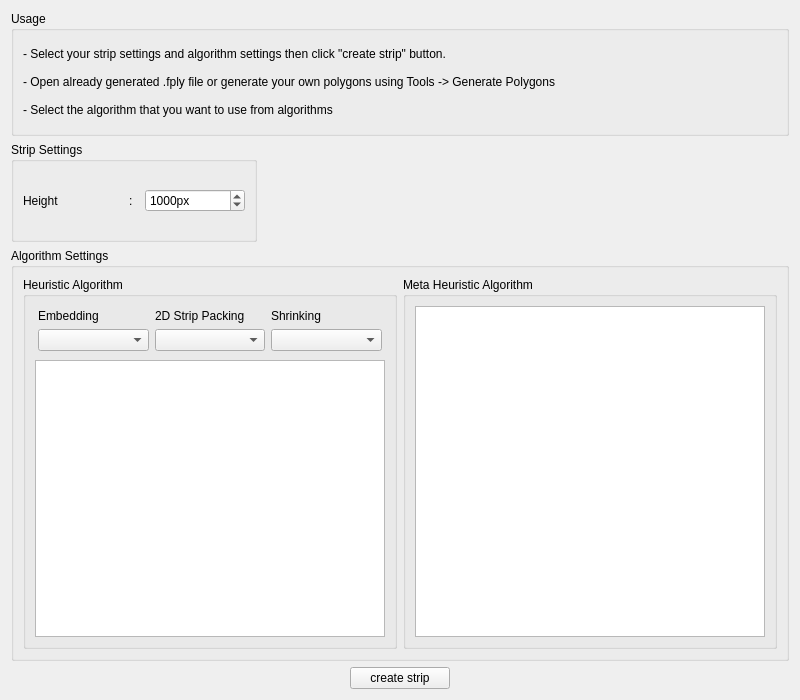
<?xml version="1.0" encoding="UTF-8"?>
<ui version="4.0">
 <class>Settings</class>
 <widget class="QWidget" name="Settings">
  <property name="geometry">
   <rect>
    <x>0</x>
    <y>0</y>
    <width>800</width>
    <height>700</height>
   </rect>
  </property>
  <property name="minimumSize">
   <size>
    <width>0</width>
    <height>700</height>
   </size>
  </property>
  <property name="maximumSize">
   <size>
    <width>16777215</width>
    <height>700</height>
   </size>
  </property>
  <property name="windowTitle">
   <string>Form</string>
  </property>
  <layout class="QVBoxLayout" name="verticalLayout">
   <item>
    <widget class="QGroupBox" name="usageBox">
     <property name="minimumSize">
      <size>
       <width>0</width>
       <height>125</height>
      </size>
     </property>
     <property name="maximumSize">
      <size>
       <width>16777215</width>
       <height>125</height>
      </size>
     </property>
     <property name="title">
      <string>Usage</string>
     </property>
     <layout class="QGridLayout" name="gridLayout_3">
      <item row="0" column="0">
       <layout class="QVBoxLayout" name="verticalLayout_3">
        <property name="spacing">
         <number>0</number>
        </property>
        <item>
         <widget class="QLabel" name="label_6">
          <property name="text">
           <string>- Select your strip settings and algorithm settings then click &quot;create strip&quot; button.</string>
          </property>
         </widget>
        </item>
        <item>
         <widget class="QLabel" name="label">
          <property name="text">
           <string>- Open already generated .fply file or generate your own polygons using Tools -&gt; Generate Polygons</string>
          </property>
         </widget>
        </item>
        <item>
         <widget class="QLabel" name="label_2">
          <property name="text">
           <string>- Select the algorithm that you want to use from algorithms</string>
          </property>
         </widget>
        </item>
       </layout>
      </item>
     </layout>
    </widget>
   </item>
   <item>
    <layout class="QHBoxLayout" name="horizontalLayout_3">
     <item>
      <widget class="QGroupBox" name="stripSettingsBox">
       <property name="minimumSize">
        <size>
         <width>0</width>
         <height>100</height>
        </size>
       </property>
       <property name="maximumSize">
        <size>
         <width>16777215</width>
         <height>100</height>
        </size>
       </property>
       <property name="title">
        <string>Strip Settings</string>
       </property>
       <layout class="QHBoxLayout" name="horizontalLayout">
        <item>
         <layout class="QGridLayout" name="gridLayout_2">
          <item row="0" column="0">
           <widget class="QLabel" name="label_4">
            <property name="minimumSize">
             <size>
              <width>100</width>
              <height>0</height>
             </size>
            </property>
            <property name="maximumSize">
             <size>
              <width>100</width>
              <height>100</height>
             </size>
            </property>
            <property name="text">
             <string>Height</string>
            </property>
           </widget>
          </item>
          <item row="0" column="2">
           <widget class="QSpinBox" name="stripHeightSpinBox">
            <property name="minimumSize">
             <size>
              <width>100</width>
              <height>0</height>
             </size>
            </property>
            <property name="maximumSize">
             <size>
              <width>100</width>
              <height>16777215</height>
             </size>
            </property>
            <property name="suffix">
             <string>px</string>
            </property>
            <property name="minimum">
             <number>500</number>
            </property>
            <property name="maximum">
             <number>10000</number>
            </property>
            <property name="value">
             <number>1000</number>
            </property>
           </widget>
          </item>
          <item row="0" column="1">
           <widget class="QLabel" name="label_5">
            <property name="minimumSize">
             <size>
              <width>10</width>
              <height>0</height>
             </size>
            </property>
            <property name="maximumSize">
             <size>
              <width>10</width>
              <height>16777215</height>
             </size>
            </property>
            <property name="text">
             <string>:</string>
            </property>
           </widget>
          </item>
         </layout>
        </item>
       </layout>
      </widget>
     </item>
     <item>
      <spacer name="horizontalSpacer">
       <property name="orientation">
        <enum>Qt::Horizontal</enum>
       </property>
       <property name="sizeHint" stdset="0">
        <size>
         <width>40</width>
         <height>20</height>
        </size>
       </property>
      </spacer>
     </item>
    </layout>
   </item>
   <item>
    <widget class="QGroupBox" name="algorithmSettingsBox">
     <property name="maximumSize">
      <size>
       <width>16777215</width>
       <height>16777215</height>
      </size>
     </property>
     <property name="title">
      <string>Algorithm Settings</string>
     </property>
     <layout class="QGridLayout" name="gridLayout_4">
      <item row="0" column="0">
       <layout class="QGridLayout" name="gridLayout">
        <item row="0" column="0">
         <widget class="QGroupBox" name="heuristicAlgorithmBox">
          <property name="title">
           <string>Heuristic Algorithm</string>
          </property>
          <layout class="QGridLayout" name="gridLayout_6">
           <item row="0" column="0">
            <layout class="QGridLayout" name="gridLayout_5">
             <property name="margin">
              <number>3</number>
             </property>
             <item row="1" column="0">
              <widget class="QComboBox" name="embedComboBox">
               <property name="currentIndex">
                <number>-1</number>
               </property>
              </widget>
             </item>
             <item row="0" column="0">
              <widget class="QLabel" name="label_7">
               <property name="text">
                <string>Embedding</string>
               </property>
              </widget>
             </item>
             <item row="0" column="1">
              <widget class="QLabel" name="label_8">
               <property name="text">
                <string>2D Strip Packing</string>
               </property>
              </widget>
             </item>
             <item row="1" column="1">
              <widget class="QComboBox" name="stripPackingComboBox"/>
             </item>
             <item row="0" column="2">
              <widget class="QLabel" name="label_9">
               <property name="text">
                <string>Shrinking</string>
               </property>
              </widget>
             </item>
             <item row="1" column="2">
              <widget class="QComboBox" name="shrinkingComboBox"/>
             </item>
            </layout>
           </item>
           <item row="1" column="0">
            <widget class="QTextBrowser" name="heuristicTextBrowser"/>
           </item>
          </layout>
         </widget>
        </item>
        <item row="0" column="1">
         <widget class="QGroupBox" name="metaHeuristicAlgorithmBox">
          <property name="title">
           <string>Meta Heuristic Algorithm</string>
          </property>
          <layout class="QGridLayout" name="gridLayout_8">
           <item row="0" column="0">
            <layout class="QGridLayout" name="gridLayout_7">
             <item row="0" column="0">
              <widget class="QTextBrowser" name="metaHuristicTextBrowser"/>
             </item>
            </layout>
           </item>
          </layout>
         </widget>
        </item>
       </layout>
      </item>
     </layout>
    </widget>
   </item>
   <item>
    <layout class="QHBoxLayout" name="horizontalLayout_2">
     <item>
      <spacer name="horizontalSpacer_2">
       <property name="orientation">
        <enum>Qt::Horizontal</enum>
       </property>
       <property name="sizeHint" stdset="0">
        <size>
         <width>40</width>
         <height>20</height>
        </size>
       </property>
      </spacer>
     </item>
     <item>
      <widget class="QPushButton" name="createButton">
       <property name="minimumSize">
        <size>
         <width>100</width>
         <height>0</height>
        </size>
       </property>
       <property name="maximumSize">
        <size>
         <width>100</width>
         <height>16777215</height>
        </size>
       </property>
       <property name="text">
        <string>create strip</string>
       </property>
      </widget>
     </item>
     <item>
      <spacer name="horizontalSpacer_3">
       <property name="orientation">
        <enum>Qt::Horizontal</enum>
       </property>
       <property name="sizeHint" stdset="0">
        <size>
         <width>40</width>
         <height>20</height>
        </size>
       </property>
      </spacer>
     </item>
    </layout>
   </item>
  </layout>
 </widget>
 <resources/>
 <connections/>
</ui>
